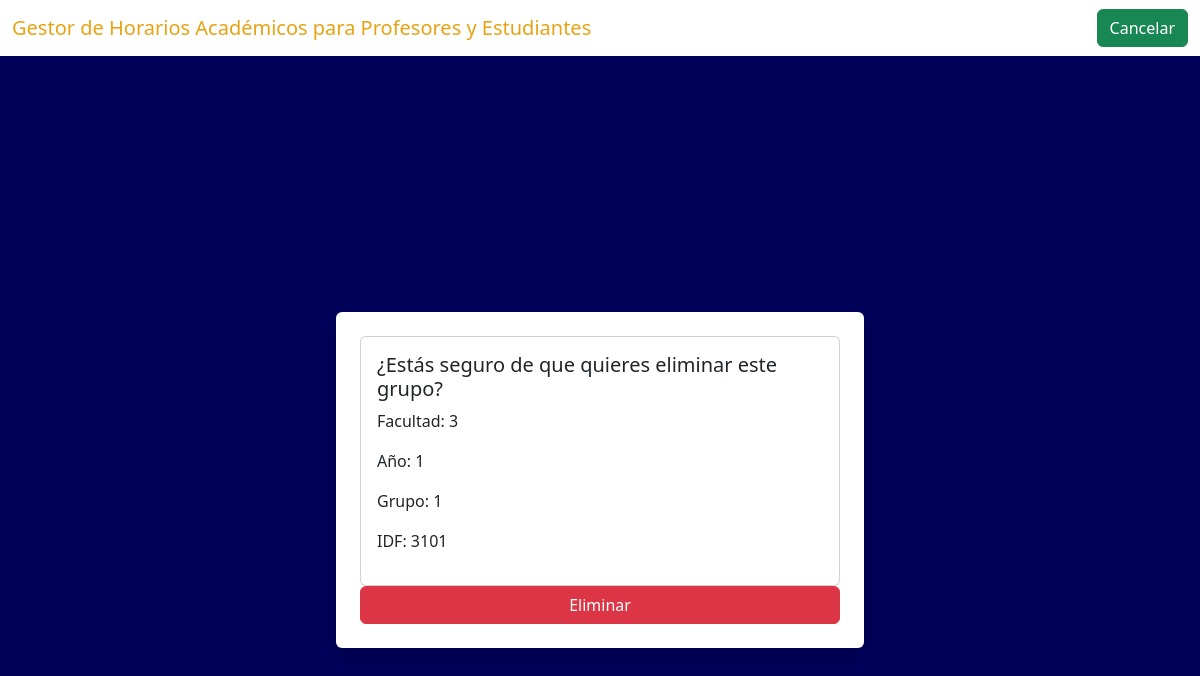
The page /recursos/QuitarGrupos/2/ (signed in) on the database its author committed.
### Recursos/models.py (models this page shows, shortened)
class Grupo(models.Model):
    facultad = models.PositiveSmallIntegerField(default=3)
    year = models.PositiveSmallIntegerField(default=1)
    grupo = models.PositiveSmallIntegerField(default=1)
    matricula = models.PositiveSmallIntegerField(default=30)
    creador = models.ForeignKey(User, on_delete=models.CASCADE)  # Nuevo campo

### Recursos/views.py (the view)
# urls.py: path('QuitarGrupos/<int:id>/', q_grupos, name='Quitar_Grupos'),
@login_required
@grupo_requerido('Profesor de Año')
def q_grupos(request, id):
    grupo = get_object_or_404(Grupo, id=id, creador=request.user)  # Verificar que el creador es el usuario actual
    if request.method == 'POST':
        grupo.delete()
        return redirect('Listar_Grupos')
    return render(request, 'Recursos/Grupos/quitar_grupos.html', {'grupo': grupo})  # Corregir la variable a pasar

### Recursos/views.py (called while the page is built)
def grupo_requerido(grupo):
    def in_grupo(user):
        return user.groups.filter(name=grupo).exists()
    return user_passes_test(in_grupo)

### Recursos/templates/Recursos/Grupos/quitar_grupos.html (shortened to what this page needs)
{% load static %}
<!DOCTYPE html>
<html lang="en">
<head>
    <link href="{% static 'css/bootstrap.min.css' %}" rel="stylesheet">
</head>
<body style="background-color: rgb(0, 2, 89);">
    <nav class="navbar navbar-expand-lg navbar-light" style="background-color: white;">
        <div class="container-fluid">
            <a class="navbar-brand" href="https://eva.uci.cu/" style="color: rgb(231, 163, 18);">
                Gestor de Horarios Académicos para Profesores y Estudiantes
            </a>
            <div class="collapse navbar-collapse" id="navbarNav">
                <div class="ms-auto d-flex align-items-center">
                    <a href="{% url 'Listar_Grupos' %}" class="btn btn-success">Cancelar</a>
                </div>
            </div>
        </div>
    </nav>
    <div class="d-flex justify-content-center align-items-center" style="min-height: 100vh;">
        <div>
            {% if grupo.creador == request.user %}
            <form action="" method="POST" class="container mt-5 p-4 bg-white rounded shadow">
                <div class="card mx-auto" style="width: 30rem;">
                    <div class="card-body">
                        <h5 class="card-title">¿Estás seguro de que quieres eliminar este grupo?</h5>
                        <p>Facultad: {{ grupo.facultad }}</p>
                        <p>Año: {{ grupo.year }}</p>
                        <p>Grupo: {{ grupo.grupo }}</p>
                        <p>IDF: {{ grupo.facultad }}{{ grupo.year }}0{{ grupo.grupo }}</p>
                    </div>
                </div>
                <button type="submit" class="btn btn-danger w-100">Eliminar</button>
            </form>
            {% else %}
            <div class='alert alert-danger text-center'>
                No tienes permiso para eliminar este grupo.
            </div>
            {% endif %}
        </div>
    </div>
</body>
</html>

### rows shown on the page
Grupo: facultad "3", year "1", grupo "1"
